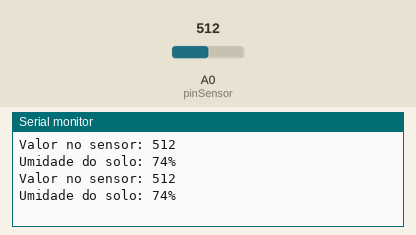
Bench run of a sketch on a simulated Arduino Uno, built with avr-gcc and run on an emulated ATmega328P. Shown: the last lines printed to the serial monitor. The inputs (shaded band) are chosen by the test bench; at power-on: A0 (pinSensor) = 512.

Above: at 2.8 s.
2.9 s: A0 (pinSensor) set to 716
At 4.4 s:
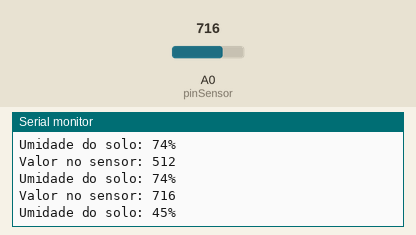
5.6 s: A0 (pinSensor) set to 900
At 7.2 s:
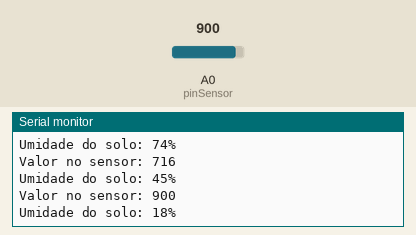
Timing chart, 0 to 8.7 s (numbered marks = the images above; inputs shaded):
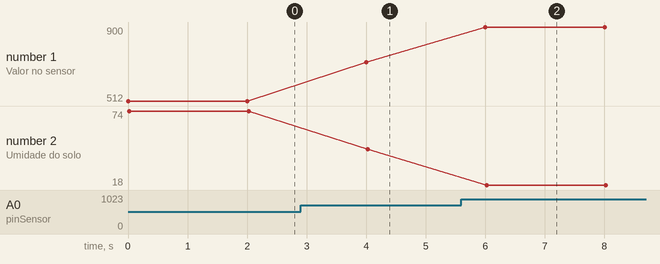

Measured:
- after the input at 2.9 s, the serial monitor: prints a new line after 1.1 s (image 1)
- after the input at 5.6 s, the serial monitor: prints a new line after 0.40 s (image 2)
- plotted number 1: 512 → 716 after the input at 2.9 s, 716 → 900 after the input at 5.6 s
- plotted number 2: 74 → 45 after the input at 2.9 s, 45 → 18 after the input at 5.6 s

The sketch:

calibrar_higrometro.ino
```cpp
// Define o pino A0 como "Sensor de umidade"
const int pinSensor = A0;

//porcentagem de umidade do solo
int readValue = 0;

void setup() {
  Serial.begin(9600);
  //sensorpin mode
  pinMode(pinSensor, INPUT);
}

//conversão da escala do valor analogico para escala de 0% a 100%
void PorcentagemUmidade(int readValue){
  // sensor - valor do solo, minimo sensor, maximo sensor, minimo e maximo em percentual
  readValue = 100 - (map(readValue, 330, 1024, 0, 100));

  Serial.print("Umidade do solo: ");
  Serial.print(readValue);
  Serial.print("%");
  Serial.println("");
}

void loop() {

  //leitura do sensor
  readValue = analogRead(pinSensor);

  Serial.print("Valor no sensor: ");
  Serial.println(readValue);

  PorcentagemUmidade(readValue);

  delay(2000);
}
```
